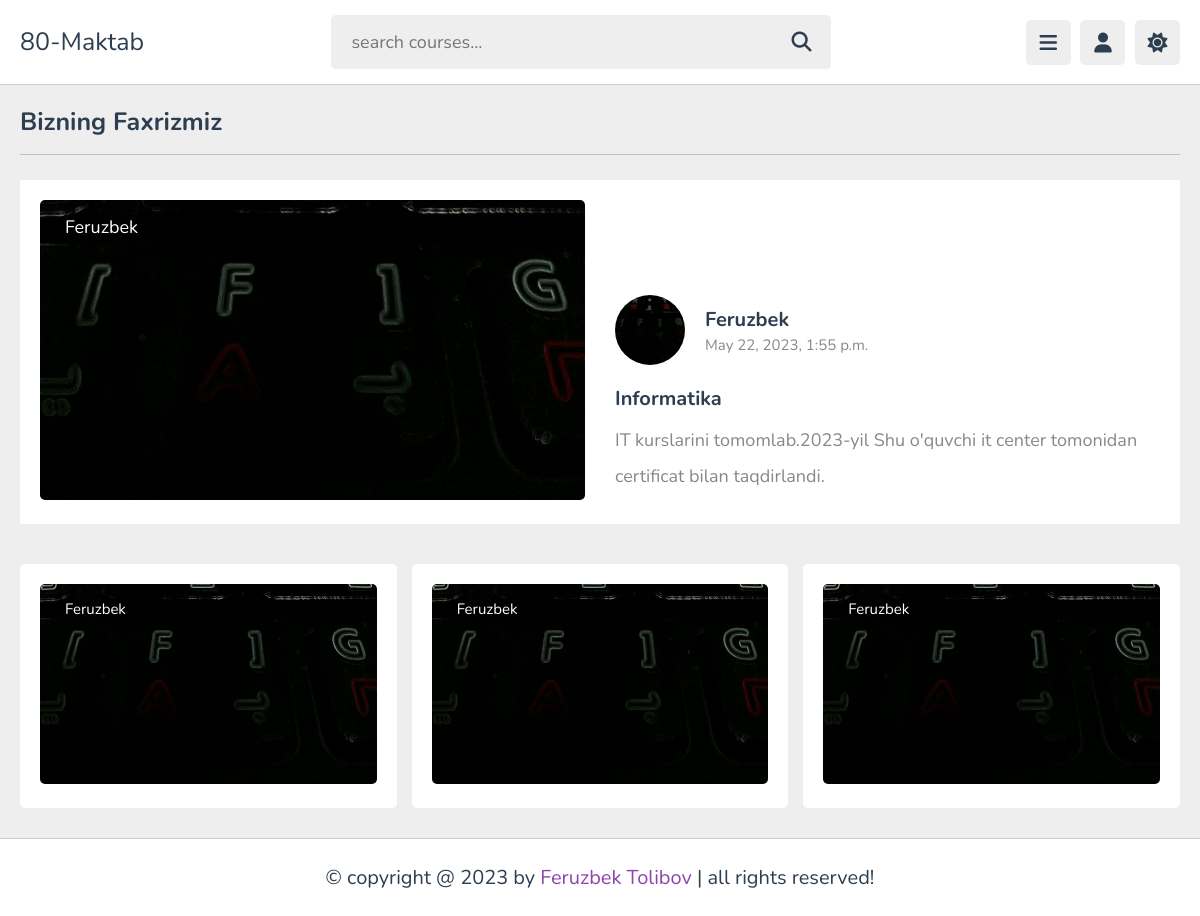
The page /bizning_faxr/Feruzbek/playlist on the database its author committed.
### ap/models.py (models this page shows, shortened)
class Faxrimiz(models.Model):
    images = models.ImageField(upload_to='image/')
    name = models.CharField(max_length=100,blank=True,null=True)
    img= models.ImageField(upload_to='image/')
    data = models.DateTimeField(auto_now_add=True)
    about = models.CharField(max_length=999)
    aboutt = models.CharField(max_length=999)
    rasm = models.ImageField(upload_to='image/',blank=True,null=True)
    rasm2 = models.ImageField(upload_to='image/',blank=True,null=True)
    rasm3 = models.ImageField(upload_to='image/',blank=True,null=True)
    author = models.ForeignKey(Author,on_delete=models.CASCADE)

### ap/views.py (the view)
# urls.py: path('bizning_faxr/<str:name>/playlist',playlist,name='playlist'),
def playlist(request,name):
    obj = Faxrimiz.objects.get(name=name)
    Author1 = Author.objects.all()
    return render(request,'playlist.html',{"obj":obj,"Author":Author1})

### templates/playlist.html (shortened to what this page needs)
{% load static %}
<!DOCTYPE html>
<html lang="en">
<head>
   <link rel="stylesheet" href="https://cdnjs.cloudflare.com/ajax/libs/font-awesome/6.1.2/css/all.min.css">
   <link rel="stylesheet" href="{% static 'css/style.css' %}">
</head>
<body>
<header class="header">
   <section class="flex">
      <a href="{% url 'home' %}" class="logo">80-Maktab</a>
      <form action="search.html" method="post" class="search-form">
         <input type="text" name="search_box" required placeholder="search courses..." maxlength="100">
         <button type="submit" class="fas fa-search"></button>
      </form>
      <div class="icons">
         <div id="menu-btn" class="fas fa-bars"></div>
         <div id="user-btn" class="fas fa-user"></div>
         <div id="toggle-btn" class="fas fa-sun"></div>
      </div>
   </section>
</header>
<section class="playlist-details">
   <h1 class="heading">Bizning Faxrizmiz</h1>
   <div class="row">
      <div class="column">
         <div class="thumb">
            <img src="{{obj.img.url}}" alt="">
            <span>{{obj.name}}</span>
         </div>
      </div>
      <div class="column">
         <div class="tutor">
            <img src="{{obj.images.url}}" alt="">
            <div>
               <h3>{{obj.name}}</h3>
               <span>{{obj.data}}</span>
            </div>
         </div>
         <div class="details">
            <h3>{{obj.about}}</h3>
            <p>{{obj.aboutt}}</p>
         </div>
      </div>
   </div>
</section>
<section class="courses">
   <div class="box-container">
      <div class="box">
         <div class="thumb">
            <img src="{{obj.rasm.url}}" alt="">
            <span>{{obj.name}}</span>
         </div>
      </div>
      <div class="box">
         <div class="thumb">
            <img src="{{obj.rasm2.url}}" alt="">
            <span>{{obj.name}}</span>
         </div>
      </div>
      <div class="box">
         <div class="thumb">
            <img src="{{obj.rasm3.url}}" alt="">
            <span>{{obj.name}}</span>
         </div>
      </div>
   </div>
</section>
<footer class="footer">
   &copy; copyright @ 2023 by <span>Feruzbek Tolibov</span> | all rights reserved!
</footer>
</body>
</html>

### static/css/style.css (style rules this page uses)
:root { --main-color:#8e44ad; --red:#e74c3c; --orange:#f39c12; --light-color:#888; --light-bg:#eee; --black:#2c3e50; --white:#fff; --border:.1rem solid rgba(0,0,0,.2); }
* { font-family: 'Nunito', sans-serif; margin:0; padding:0; box-sizing: border-box; outline: none; border:none; text-decoration: none; }
html { font-size: 62.5%; overflow-x: hidden; }
body { background-color: var(--light-bg); padding-left: 30rem; }
section { padding:2rem; margin: 0 auto; max-width: 1200px; }
.heading { font-size: 2.5rem; color:var(--black); margin-bottom: 2.5rem; border-bottom: var(--border); padding-bottom: 1.5rem; text-transform: capitalize; }
.header { position: sticky; top:0; left:0; right: 0; background-color: var(--white); z-index: 1000; border-bottom: var(--border); }
.header .flex { display: flex; align-items: center; justify-content: space-between; position: relative; padding: 1.5rem 2rem; }
.header .flex .logo { font-size: 2.5rem; color: var(--black); }
.header .flex .search-form { width: 50rem; border-radius: .5rem; background-color: var(--light-bg); padding:1.5rem 2rem; display: flex; gap:2rem; }
.header .flex .search-form input { width: 100%; font-size: 1.8rem; color:var(--black); background:none; }
.header .flex .search-form button { background:none; font-size: 2rem; cursor: pointer; color:var(--black); }
.header .flex .icons div { font-size: 2rem; color:var(--black); background-color: var(--light-bg); border-radius: .5rem; height: 4.5rem; width: 4.5rem; line-height: 4.5rem; cursor: pointer; text-align: center; margin-left: .7rem; }
.courses .box-container { display: grid; grid-template-columns: repeat(auto-fit, minmax(30rem, 1fr)); gap:1.5rem; justify-content: left; align-items: flex-start; }
.courses .box-container .box { border-radius: .5rem; background-color: var(--white); padding: 2rem; }
.courses .box-container .box .thumb { position: relative; }
.courses .box-container .box .thumb span { position: absolute; top:1rem; left: 1rem; border-radius: .5rem; padding: .5rem 1.5rem; background-color: rgba(0,0,0,.3); color: #fff; font-size: 1.5rem; }
.courses .box-container .box .thumb img { width: 100%; height: 20rem; object-fit: cover; border-radius: .5rem; }
.playlist-details .row { display: flex; align-items: flex-end; gap:3rem; flex-wrap: wrap; background-color: var(--white); padding: 2rem; }
.playlist-details .row .column { flex: 1 1 40rem; }
.playlist-details .row .column .thumb { position: relative; }
.playlist-details .row .column .thumb span { font-size: 1.8rem; color: #fff; background-color: rgba(0,0,0,.3); border-radius: .5rem; position: absolute; top: 1rem; left: 1rem; padding: .5rem 1.5rem; }
.playlist-details .row .column .thumb img { height: 30rem; width: 100%; object-fit: cover; border-radius: .5rem; }
.playlist-details .row .column .tutor { display: flex; align-items: center; gap: 2rem; margin-bottom: 2rem; }
.playlist-details .row .column .tutor img { height: 7rem; width: 7rem; border-radius: 50%; object-fit: cover; }
.playlist-details .row .column .tutor h3 { font-size: 2rem; color:var(--black); margin-bottom: .2rem; }
.playlist-details .row .column .tutor span { font-size: 1.5rem; color: var(--light-color); }
.playlist-details .row .column .details h3 { font-size: 2rem; color: var(--black); text-transform: capitalize; }
.playlist-details .row .column .details p { padding: 1rem 0; line-height: 2; font-size: 1.8rem; color: var(--light-color); }
.footer { background-color: var(--white); border-top: var(--border); position: sticky; bottom: 0; left: 0; right: 0; text-align: center; font-size: 2rem; padding:2.5rem 2rem; color:var(--black); margin-top: 1rem; z-index: 1000; }
.footer span { color:var(--main-color); }
@media (max-width:1200px) { body { padding-left: 0; } }

### rows shown on the page
Faxrimiz: img (picture), name "Feruzbek", images (picture), data "May 22, 2023, 1:55 p.m.", about "Informatika", aboutt "IT kurslarini tomomlab.2023-yil Shu o'quvchi it center tomonidan certificat bilan taqdirlandi.", rasm (picture), rasm2 (picture), rasm3 (picture)
